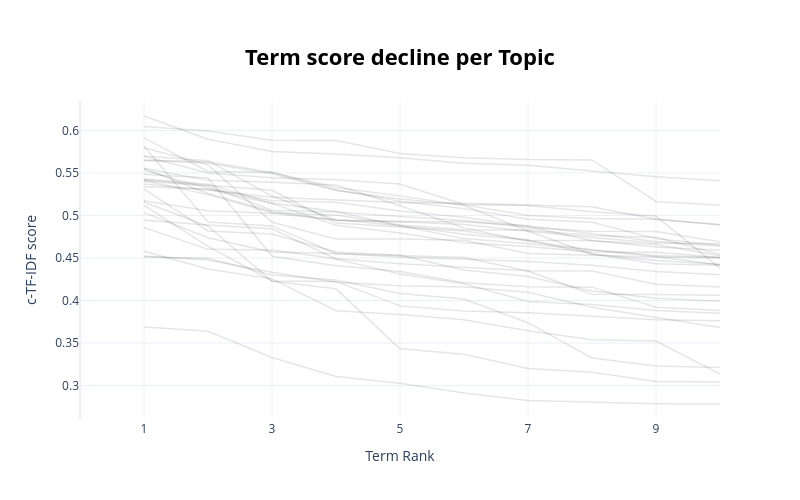

Notebook code cell kept with this figure:
### Markdown cell above
### Model term rank

### Code cell
model.visualize_term_rank().show()

### Figure 1 — Plotly figure (JSON) as saved in the notebook; plotly's stock layout.template omitted (floating-point values rounded to 4 significant figures)
{"data": [{"hovertext": "<b>Topic -1</b>:sars cov-2_infection_tuberculosis_", "line": {"color": "black", "width": 1.5}, "mode": "lines+lines", "name": "", "opacity": 0.1, "type": "scatter", "x": [1, 2, 3, 4, 5, 6, 7, 8, 9, 10], "y": [0.3689, 0.3639, 0.3331, 0.3106, 0.3026, 0.2913, 0.2825, 0.2805, 0.2786, 0.2783]}, {"hovertext": "<b>Topic 0</b>:pfizer vaccine_covid-19 vaccine_vac", "line": {"color": "black", "width": 1.5}, "mode": "lines+lines", "name": "", "opacity": 0.1, "type": "scatter", "x": [1, 2, 3, 4, 5, 6, 7, 8, 9, 10], "y": [0.5694, 0.5499, 0.5444, 0.542, 0.537, 0.513, 0.5116, 0.5043, 0.4992, 0.4376]}, {"hovertext": "<b>Topic 1</b>:treatment hiv_hiv treatment_hiv pat", "line": {"color": "black", "width": 1.5}, "mode": "lines+lines", "name": "", "opacity": 0.1, "type": "scatter", "x": [1, 2, 3, 4, 5, 6, 7, 8, 9, 10], "y": [0.5033, 0.4737, 0.457, 0.4552, 0.451, 0.4487, 0.4459, 0.4414, 0.434, 0.4304]}, {"hovertext": "<b>Topic 2</b>:virus spread_influenza virus_human ", "line": {"color": "black", "width": 1.5}, "mode": "lines+lines", "name": "", "opacity": 0.1, "type": "scatter", "x": [1, 2, 3, 4, 5, 6, 7, 8, 9, 10], "y": [0.4858, 0.4601, 0.4593, 0.449, 0.4433, 0.4392, 0.4349, 0.4346, 0.4192, 0.4158]}, {"hovertext": "<b>Topic 3</b>:social distancing_breakthrough infe", "line": {"color": "black", "width": 1.5}, "mode": "lines+lines", "name": "", "opacity": 0.1, "type": "scatter", "x": [1, 2, 3, 4, 5, 6, 7, 8, 9, 10], "y": [0.4512, 0.4496, 0.43, 0.424, 0.4083, 0.4018, 0.3739, 0.3324, 0.323, 0.3213]}, {"hovertext": "<b>Topic 4</b>:outbreak public_mosquito borne_viru", "line": {"color": "black", "width": 1.5}, "mode": "lines+lines", "name": "", "opacity": 0.1, "type": "scatter", "x": [1, 2, 3, 4, 5, 6, 7, 8, 9, 10], "y": [0.5309, 0.4818, 0.4781, 0.4569, 0.4531, 0.436, 0.4282, 0.4111, 0.4027, 0.3991]}, {"hovertext": "<b>Topic 5</b>:bacteria resistance_antibiotic wide", "line": {"color": "black", "width": 1.5}, "mode": "lines+lines", "name": "", "opacity": 0.1, "type": "scatter", "x": [1, 2, 3, 4, 5, 6, 7, 8, 9, 10], "y": [0.6169, 0.5895, 0.5751, 0.5723, 0.5678, 0.5613, 0.559, 0.5525, 0.5454, 0.5408]}, {"hovertext": "<b>Topic 6</b>:bacteria contribute_infection bacte", "line": {"color": "black", "width": 1.5}, "mode": "lines+lines", "name": "", "opacity": 0.1, "type": "scatter", "x": [1, 2, 3, 4, 5, 6, 7, 8, 9, 10], "y": [0.5533, 0.5319, 0.5172, 0.5156, 0.5054, 0.4978, 0.4871, 0.4704, 0.466, 0.4525]}, {"hovertext": "<b>Topic 7</b>:outbreak middle_sars previously_evo", "line": {"color": "black", "width": 1.5}, "mode": "lines+lines", "name": "", "opacity": 0.1, "type": "scatter", "x": [1, 2, 3, 4, 5, 6, 7, 8, 9, 10], "y": [0.5117, 0.4636, 0.4229, 0.4225, 0.3937, 0.3877, 0.3856, 0.3819, 0.3773, 0.3761]}, {"hovertext": "<b>Topic 8</b>:infection condition_chronic health_", "line": {"color": "black", "width": 1.5}, "mode": "lines+lines", "name": "", "opacity": 0.1, "type": "scatter", "x": [1, 2, 3, 4, 5, 6, 7, 8, 9, 10], "y": [0.5483, 0.5441, 0.4519, 0.4409, 0.4342, 0.4209, 0.416, 0.4157, 0.3921, 0.3883]}, {"hovertext": "<b>Topic 9</b>:ebola vaccine_vaccine develop_vacci", "line": {"color": "black", "width": 1.5}, "mode": "lines+lines", "name": "", "opacity": 0.1, "type": "scatter", "x": [1, 2, 3, 4, 5, 6, 7, 8, 9, 10], "y": [0.5411, 0.5245, 0.5033, 0.5006, 0.4889, 0.4831, 0.4828, 0.4763, 0.4744, 0.454]}, {"hovertext": "<b>Topic 10</b>:zika infection_zika virus_congenit", "line": {"color": "black", "width": 1.5}, "mode": "lines+lines", "name": "", "opacity": 0.1, "type": "scatter", "x": [1, 2, 3, 4, 5, 6, 7, 8, 9, 10], "y": [0.5552, 0.5258, 0.5047, 0.4941, 0.4928, 0.4925, 0.4878, 0.4787, 0.4694, 0.4639]}, {"hovertext": "<b>Topic 11</b>:influence immune_severe illness_di", "line": {"color": "black", "width": 1.5}, "mode": "lines+lines", "name": "", "opacity": 0.1, "type": "scatter", "x": [1, 2, 3, 4, 5, 6, 7, 8, 9, 10], "y": [0.5405, 0.5346, 0.5061, 0.5041, 0.4986, 0.4942, 0.4859, 0.4813, 0.481, 0.469]}, {"hovertext": "<b>Topic 12</b>:inspire future_prominent role_fost", "line": {"color": "black", "width": 1.5}, "mode": "lines+lines", "name": "", "opacity": 0.1, "type": "scatter", "x": [1, 2, 3, 4, 5, 6, 7, 8, 9, 10], "y": [0.4578, 0.4369, 0.4254, 0.3879, 0.3835, 0.3775, 0.3645, 0.354, 0.3523, 0.3134]}, {"hovertext": "<b>Topic 13</b>:treatment coronavirus_recovery cov", "line": {"color": "black", "width": 1.5}, "mode": "lines+lines", "name": "", "opacity": 0.1, "type": "scatter", "x": [1, 2, 3, 4, 5, 6, 7, 8, 9, 10], "y": [0.5913, 0.5517, 0.5508, 0.533, 0.523, 0.5118, 0.4817, 0.4547, 0.4471, 0.4426]}, {"hovertext": "<b>Topic 14</b>:cellular process_imaging potential", "line": {"color": "black", "width": 1.5}, "mode": "lines+lines", "name": "", "opacity": 0.1, "type": "scatter", "x": [1, 2, 3, 4, 5, 6, 7, 8, 9, 10], "y": [0.4525, 0.4477, 0.4333, 0.4214, 0.4175, 0.4157, 0.4098, 0.392, 0.3801, 0.3684]}, {"hovertext": "<b>Topic 15</b>:antibiotic effective_resistant bac", "line": {"color": "black", "width": 1.5}, "mode": "lines+lines", "name": "", "opacity": 0.1, "type": "scatter", "x": [1, 2, 3, 4, 5, 6, 7, 8, 9, 10], "y": [0.5371, 0.5299, 0.5214, 0.518, 0.5151, 0.5143, 0.5119, 0.5102, 0.4956, 0.4887]}, {"hovertext": "<b>Topic 16</b>:ebola epidemic_outbreak virus_ebol", "line": {"color": "black", "width": 1.5}, "mode": "lines+lines", "name": "", "opacity": 0.1, "type": "scatter", "x": [1, 2, 3, 4, 5, 6, 7, 8, 9, 10], "y": [0.5652, 0.5633, 0.5504, 0.5303, 0.5166, 0.508, 0.4956, 0.4921, 0.4727, 0.465]}, {"hovertext": "<b>Topic 17</b>:genetic circuit_synthetic biology_", "line": {"color": "black", "width": 1.5}, "mode": "lines+lines", "name": "", "opacity": 0.1, "type": "scatter", "x": [1, 2, 3, 4, 5, 6, 7, 8, 9, 10], "y": [0.5159, 0.4873, 0.4227, 0.4137, 0.3432, 0.3368, 0.3201, 0.3157, 0.3047, 0.3042]}, {"hovertext": "<b>Topic 18</b>:mosquito borne_mosquito genetic_mo", "line": {"color": "black", "width": 1.5}, "mode": "lines+lines", "name": "", "opacity": 0.1, "type": "scatter", "x": [1, 2, 3, 4, 5, 6, 7, 8, 9, 10], "y": [0.5555, 0.5412, 0.539, 0.5358, 0.5113, 0.4854, 0.4695, 0.4596, 0.4529, 0.4506]}, {"hovertext": "<b>Topic 19</b>:illness initiative_wastewater surv", "line": {"color": "black", "width": 1.5}, "mode": "lines+lines", "name": "", "opacity": 0.1, "type": "scatter", "x": [1, 2, 3, 4, 5, 6, 7, 8, 9, 10], "y": [0.4945, 0.4888, 0.4844, 0.4488, 0.4313, 0.4197, 0.3988, 0.3953, 0.3883, 0.3849]}, {"hovertext": "<b>Topic 20</b>:wuhan spread_outbreak sars_coronav", "line": {"color": "black", "width": 1.5}, "mode": "lines+lines", "name": "", "opacity": 0.1, "type": "scatter", "x": [1, 2, 3, 4, 5, 6, 7, 8, 9, 10], "y": [0.5647, 0.5617, 0.5489, 0.5294, 0.5195, 0.5124, 0.5, 0.4965, 0.4956, 0.4895]}, {"hovertext": "<b>Topic 21</b>:ongoing outbreak_outbreak dominate", "line": {"color": "black", "width": 1.5}, "mode": "lines+lines", "name": "", "opacity": 0.1, "type": "scatter", "x": [1, 2, 3, 4, 5, 6, 7, 8, 9, 10], "y": [0.6046, 0.5992, 0.5883, 0.5882, 0.5728, 0.5677, 0.5657, 0.5653, 0.5164, 0.5121]}, {"hovertext": "<b>Topic 22</b>:originate chimpanzee_genetic diver", "line": {"color": "black", "width": 1.5}, "mode": "lines+lines", "name": "", "opacity": 0.1, "type": "scatter", "x": [1, 2, 3, 4, 5, 6, 7, 8, 9, 10], "y": [0.5814, 0.4923, 0.4877, 0.4551, 0.4528, 0.4506, 0.4347, 0.4074, 0.407, 0.4062]}, {"hovertext": "<b>Topic 23</b>:potentially aid_poliovirus innovat", "line": {"color": "black", "width": 1.5}, "mode": "lines+lines", "name": "", "opacity": 0.1, "type": "scatter", "x": [1, 2, 3, 4, 5, 6, 7, 8, 9, 10], "y": [0.5173, 0.5056, 0.5023, 0.4952, 0.4878, 0.478, 0.4708, 0.4705, 0.4628, 0.4592]}, {"hovertext": "<b>Topic 24</b>:reality pandemic_outbreak epidemic", "line": {"color": "black", "width": 1.5}, "mode": "lines+lines", "name": "", "opacity": 0.1, "type": "scatter", "x": [1, 2, 3, 4, 5, 6, 7, 8, 9, 10], "y": [0.5427, 0.5368, 0.5143, 0.5047, 0.4877, 0.4728, 0.4667, 0.459, 0.4517, 0.4417]}, {"hovertext": "<b>Topic 25</b>:circumcision hiv_circumcision prov", "line": {"color": "black", "width": 1.5}, "mode": "lines+lines", "name": "", "opacity": 0.1, "type": "scatter", "x": [1, 2, 3, 4, 5, 6, 7, 8, 9, 10], "y": [0.5796, 0.5595, 0.492, 0.4722, 0.4722, 0.4708, 0.4551, 0.4531, 0.451, 0.4502]}, {"hovertext": "<b>Topic 26</b>:foodborne illness_foodborne pathog", "line": {"color": "black", "width": 1.5}, "mode": "lines+lines", "name": "", "opacity": 0.1, "type": "scatter", "x": [1, 2, 3, 4, 5, 6, 7, 8, 9, 10], "y": [0.5337, 0.5307, 0.5142, 0.4884, 0.4792, 0.4679, 0.4634, 0.457, 0.4568, 0.4505]}, {"hovertext": "<b>Topic 27</b>:hiv vaccine_hiv overstimulate_aids", "line": {"color": "black", "width": 1.5}, "mode": "lines+lines", "name": "", "opacity": 0.1, "type": "scatter", "x": [1, 2, 3, 4, 5, 6, 7, 8, 9, 10], "y": [0.5421, 0.5354, 0.5297, 0.491, 0.4863, 0.4817, 0.4712, 0.4547, 0.4433, 0.4415]}, {"hovertext": "<b>Topic 28</b>:misinformation coronavirus_misinfo", "line": {"color": "black", "width": 1.5}, "mode": "lines+lines", "name": "", "opacity": 0.1, "type": "scatter", "x": [1, 2, 3, 4, 5, 6, 7, 8, 9, 10], "y": [0.5699, 0.5644, 0.5228, 0.4946, 0.4926, 0.4895, 0.4813, 0.474, 0.4676, 0.4668]}], "layout": {"height": 500, "hoverlabel": {"bgcolor": "white", "font": {"family": "Rockwell", "size": 16}}, "showlegend": false, "title": {"font": {"color": "Black", "size": 22}, "text": "<b>Term score decline per Topic</b>", "x": 0.5, "xanchor": "center", "y": 0.9, "yanchor": "top"}, "width": 800, "xaxis": {"dtick": 2, "range": [0, 10], "tick0": 1, "title": {"text": "Term Rank"}}, "yaxis": {"title": {"text": "c-TF-IDF score"}}}}
